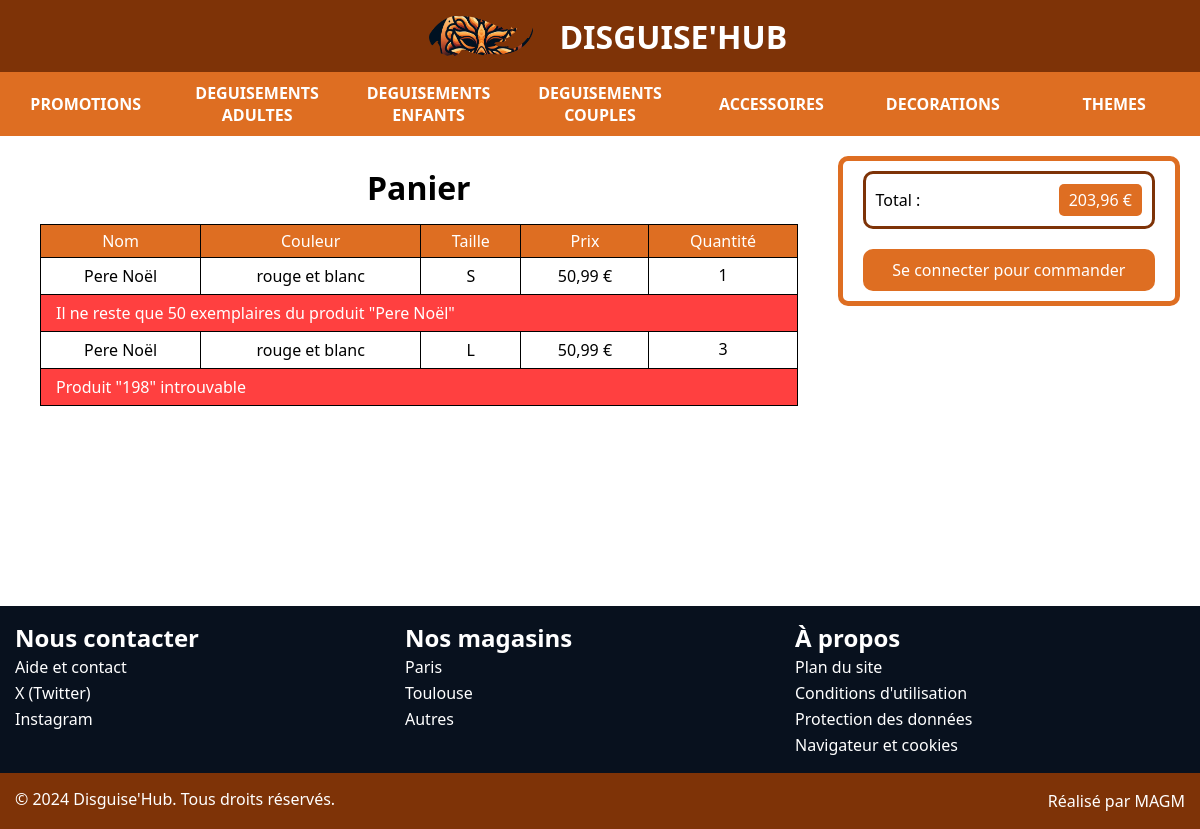
/site/panier.php, run on the app's committed database.
### tables this page shows
CREATE TABLE Categorie (
    idCategorie INT AUTO_INCREMENT,
    idCategoriePere INT,
    nomCategorie VARCHAR(50),
    PRIMARY KEY (idCategorie),
    FOREIGN KEY (idCategoriePere) REFERENCES Categorie(idCategorie)
);

CREATE TABLE Produit (
    refProduit INT AUTO_INCREMENT,
    idCategorie INT,
    nomProduit VARCHAR(100),
    descProduit TEXT,
    prixProduit DECIMAL(6,2),
    qteProduit DECIMAL(4),
    tailleProduit VARCHAR(3),
    couleurProduit VARCHAR(40),
    PRIMARY KEY (refProduit),
    FOREIGN KEY (idCategorie) REFERENCES Categorie(idCategorie)
);

### site/panier.php (the view, shortened to what this page needs)
<html>
<head>
    <link rel="stylesheet" type="text/css" href="css/general.css">
    <link rel="stylesheet" type="text/css" href="css/panier.css">
</head>
<body>
    <?php
        if (empty($_COOKIE['cart'])) {
            $cart = array(
                "100000" => 1,
                "100001" => 53,
                "100002" => 3,
                "198" => 4
            );
        }
    ?>
    <?php include("include/header.php"); ?>
    <div class="content">
        <div class="panier">
            <h1>Panier</h1>
            <?php
                if (isset($cart) && !empty($cart)) {
                    echo "<table>
                        <tr class='head'>
                                <td class='nom'>Nom</td>
                            <td class='couleur'>Couleur</td>
                            <td class='taille'>Taille</td>
                            <td class='prix'>Prix</td>
                            <td class='quantite'>Quantité</td>
                        </tr>";
                        $total = 0;
                        foreach ($cart as $id => $amount) {
                            echo "<tr>
                                <form action='" . htmlspecialchars($_SERVER["PHP_SELF"]) . "' method='POST'>";
                            $sql = "SELECT * FROM Produit WHERE refProduit = :ref";
                            $req = $conn -> prepare($sql);
                            $req -> execute(["ref" => $id]);
                            if ($req && $req->rowCount() != 1) {
                                echo "<td class='erreur' colspan='5'>
                                    <div>
                                        <input type='hidden' name='id' value='" . $id . "'>
                                        <input type='hidden' name='amount' value='" . $amount . "'>";
                                        if ($req->rowCount() > 1) {
                                            echo "<a>Une erreur est survenue avec le produit \"" . $id . "\"</a>";
                                        } else if ($req->rowCount() == 0) {
                                            echo "<a>Produit \"" . $id . "\" introuvable</a>";
                                        }
                                        echo "<button type='submit' name='ajuste' class='ignore'>
                                            <i class='fa-regular fa-xmark' style='color: #FFFFFF;'></i>
                                        </button>
                                    </div>
                                </td>";
                            } else {
                                $product = $req -> fetch();
                                if ($product["qteProduit"] < $amount) {
                                    echo "<td class='erreur' colspan='5'>
                                        <div>
                                            <input type='hidden' name='id' value='" . $id . "'>
                                            <input type='hidden' name='amount' value='" . $amount . "'>";
                                            if ($product["qteProduit"] == 0) {
                                                echo "<a>Produit \"" . $product["nomProduit"] . "\" en rupture de stock</a>
                                                <button type='submit' name='ajuste' class='ignore'>
                                                    <i class='fa-regular fa-xmark' style='color: #FFFFFF;'></i>
                                                </button>";
                                            } else {
                                                echo "<a>Il ne reste que " . $product["qteProduit"] . " exemplaires du produit \"" . $product["nomProduit"] . "\"</a>
                                                <button type='submit' name='ajuste' class='ignore'>
                                                    <i class='fa-regular fa-circle-minus' style='color: #FFFFFF;'></i>
                                                </button>";
                                            }
                                        echo "</div>
                                    </td>";
                                } else {
                                    $total += $product["prixProduit"] * $amount;
                                    echo "<td class='nom'>
                                        <input type='hidden' name='id' value='" . $id . "'>
                                        <a>" . $product["nomProduit"] . "</a>
                                    </td>
                                    <td class='couleur'><a>" . $product["couleurProduit"] . "</a></td>
                                    <td class='taille'><a>" . $product["tailleProduit"] . "</a></td>
                                    <td class='prix'><a>" . number_format($product["prixProduit"], 2, ",", " ") . " €</a></td>
                                    <td class='quantite'>
                                        <input type='hidden' name='amount' value='" . $amount . "'>
                                        <button type='submit' name='moins' class='ignore'>
                                            <i class='fa-regular fa-circle-minus'></i>
                                        </button><a>" . $amount . "</a>";
                                        if ($product["qteProduit"] >= $amount + 1) {
                                            echo "<button type='submit' name='plus' class='ignore'>
                                                <i class='fa-regular fa-circle-plus'></i>
                                            </button>";
                                        } else {
                                            echo "<button type='submit' name='plus' class='ignore' style='cursor: not-allowed;' disabled>
                                                <i class='fa-regular fa-circle-plus'></i>
                                            </button>";
                                        }
                                    echo "</td>";
                                }
                            }
                                echo "</form>
                            </tr>";
                        }
                        echo "</table>
                    </div>";
                    echo "<div class='commande'>
                        <div class='prix'>
                            <p>Total :</p>
                            <a>" . number_format($total, 2, ",", " ") . " €</a>
                        </div>";
                    if (!isset($_SESSION["connexion"])) {
                            echo "<a class='button' href='/~saephp11/compte'>Se connecter pour commander</a>";
                    }
                } else {
                    echo "<p>Votre panier est vide.</p>";
                }
            ?>
        </div>
    </div>
    <?php include("include/footer.php"); ?>
</body>
</html>

### site/include/header.php (shortened to what this page needs)
<header>
    <div class="logo">
        <div class="left">
            <a class="icon" href="/~saephp11/recherche.php">
                <i class="fa-solid fa-magnifying-glass fa-2x"></i>
            </a>
        </div>
        <a class="logo" href="/~saephp11/">
            <img src="/~saephp11/img/logo.png" alt="Disguise'Hub">
            <div>
                <h1>Disguise'Hub</h1>
            </div>
        </a>
        <div class="right">
            <a class="icon" href="/~saephp11/panier.php">
                <i class="fa-regular fa-cart-shopping fa-2x"></i>
            </a>
            <a class="icon" href="/~saephp11/compte">
                <i class="fa-solid fa-user fa-2x"></i>
            </a>
        </div>
    </div>
    <div class="menu">
        <?php
            $statement = "SELECT * FROM Categorie WHERE idCategoriePere IS NULL";
            require_once("connect.inc.php");
            $req = $conn -> prepare($statement);
            $req -> execute();
            while ($cat = $req -> fetch()) {
                echo "<div class='item'>
                    <a class='categorie' href='recherche.php?cat=" . $cat["idCategorie"] . "'>" . $cat["nomCategorie"] . "</a>";
                    echo "</div>";
            }
        ?>
    </div>
</header>

### site/include/footer.php
<footer>
    <div class="liens">
        <div>
            <h2>Nous contacter</h2>
            <a href="/~saephp11/pageconstruction.php">Aide et contact</a>
            <a href="https://x.com/">X (Twitter)</a>
            <a href="https://instagram.com/">Instagram</a>
        </div>
        <div>
            <h2>Nos magasins</h2>
            <a href="/~saephp11/pageconstruction.php">Paris</a>
            <a href="/~saephp11/pageconstruction.php">Toulouse</a>
            <a href="/~saephp11/pageconstruction.php">Autres</a>
        </div>
        <div>
            <h2>À propos</h2>
            <a href="/~saephp11/pageconstruction.php">Plan du site</a>
            <a href="/~saephp11/pageconstruction.php">Conditions d'utilisation</a>
            <a href="/~saephp11/pageconstruction.php">Protection des données</a>
            <a href="/~saephp11/pageconstruction.php">Navigateur et cookies</a>
        </div>
    </div>
    <div class="copyright">
        <p>© 2024 Disguise'Hub. Tous droits réservés.</p>
        <a href="/~saephp11/magm.php">Réalisé par MAGM</a>
    </div>
</footer>

### site/css/general.css (style rules this page uses)
* { margin: 0; padding: 0; box-sizing: border-box; font-family: 'Segoe UI', Tahoma, Geneva, Verdana, sans-serif; --primary-color: #7E3307; --secondary-color: #DE6E22; --tertiary-color: #08111E; }
header { width: 100%; z-index: 100; }
header div { display: flex; align-items: center; width: 100%; }
header div.logo { background-color: var(--primary-color); }
header div.logo a.logo { display: flex; justify-content: center; align-items: center; text-decoration: none; }
header img { height: 40px; margin: 16px; display: inline; }
header h1 { color: #FFFFFF; font-size: 2rem; font-weight: 800; margin-left: 10px; text-transform: uppercase; display: inline; white-space: nowrap; }
header div.logo div.left { position: relative; left: 20px; justify-content: flex-start; }
header div.logo div.right { position: relative; right: 20px; justify-content: flex-end; }
header div.logo div.left a.icon { margin-right: 15px; }
header div.logo div.right a.icon { margin-left: 15px; }
header div.logo a.icon { text-decoration: none; color: #FFFFFF !important; }
header div.menu { background-color: var(--secondary-color); flex-wrap: nowrap; justify-content: space-around; }
header div.menu div.item { width: 100%; display: block; text-align: center; }
header div.menu div.item a.categorie { display: block; width: 100%; padding: 10px 10px; text-align: center; font-size: 1rem; text-decoration: none; color: #FFFFFF; font-weight: 600; }
footer { color: #FFFFFF; z-index: 100; }
footer div.liens { background-color: var(--tertiary-color); padding: 15px; display: flex; }
footer div.liens div { width: calc(100% / 3); display: flex; flex-direction: column; }
footer div.liens div a { font-size: 1rem; text-decoration: none; color: #FFFFFF; font-weight: 400; padding: 2px 0; }
footer div.copyright { background-color: var(--primary-color); padding: 15px; display: flex; justify-content: space-between; }
footer div.copyright a { text-align: right; font-size: 1rem; text-decoration: none; color: #FFFFFF; font-weight: 400; padding: 2px 0; }
button:not(.ignore), a.button { background-color: var(--secondary-color); border-radius: 10px; border: none; color: #FFFFFF; font-size: 16px; padding: 10px; width: 100%; max-width: 300px; cursor: pointer; text-decoration: none; text-align: center; transition: background-color 0.3s; }

### site/css/panier.css (style rules this page uses)
div.content { display: flex; align-items: flex-start; justify-content: center; gap: 20px; min-height: calc(100% - 330px); padding: 20px; }
div.content div { padding: 10px 20px; display: flex; flex-direction: column; align-items: center; }
div.panier { width: 70%; }
div.commande { width: 30%; border: 5px solid var(--secondary-color); border-radius: 10px; }
div.commande div.prix { display: flex; flex-direction: row; justify-content: space-between; align-items: center; border: 3px solid var(--primary-color); border-radius: 10px; width: 100%; padding: 10px; margin-bottom: 10px; }
div.commande div.prix a { padding: 5px 10px; border-radius: 5px; background-color: var(--secondary-color); color: #FFFFFF; }
div.commande button, div.commande a.button { margin-top: 10px; min-width: 100%; }
div.content h1 { font-size: 2rem; margin-bottom: 15px; text-align: center; }
tr.head { background-color: var(--secondary-color); color: #FFFFFF; }
table { border-collapse: collapse; width: 100%; }
td { text-align: center; border: 1px solid #000000; padding: 5px 10px; }
td button { padding: 5px 8px; }
td.erreur { padding: 0; }
td.erreur div { display: flex; flex-direction: row; justify-content: space-between; align-items: center; background-color: #FF0000BF; color: #FFFFFF; position: relative; padding: 5px 15px; }
button { background: none; border: none; padding: 0; font: inherit; cursor: pointer; outline: inherit; }

### data on the page
categorie: nomCategorie "PROMOTIONS"
categorie: nomCategorie "DEGUISEMENTS ADULTES"
categorie: nomCategorie "DEGUISEMENTS ENFANTS"
categorie: nomCategorie "DEGUISEMENTS COUPLES"
categorie: nomCategorie "ACCESSOIRES"
categorie: nomCategorie "DECORATIONS"
categorie: nomCategorie "THEMES"
produit: nomProduit "Pere Noël", couleurProduit "rouge et blanc", tailleProduit "S", prixProduit "50,99", amount "1"
produit: qteProduit "50", nomProduit "Pere Noël"
produit: nomProduit "Pere Noël", couleurProduit "rouge et blanc", tailleProduit "L", prixProduit "50,99", amount "3"

### other printed values
$id "198"
$total "203,96"
